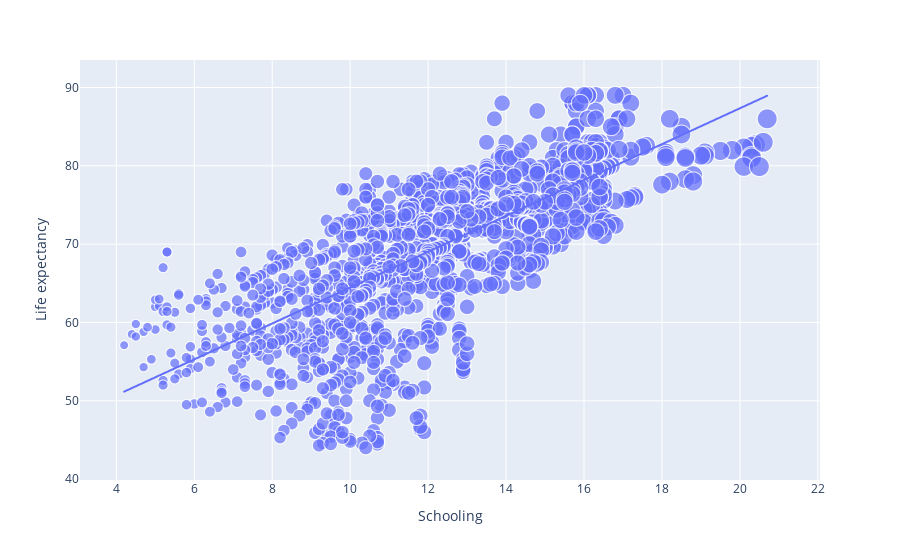

The cell this chart's notebook holds for it:
### Code cell
#LINEAR REGRESSION - 'Schooling' X 'Life expectancy' -----Strong Correlation-----

fig = px.scatter(data_frame = data, x = 'Schooling', y = 'Life expectancy', size = 'Schooling' , trendline = 'ols')
fig.show()

### Figure 1 — Plotly figure (JSON) as saved in the notebook; plotly's stock layout.template omitted (floating-point values rounded to 4 significant figures; data arrays with more than 128 entries replaced by an {"elided": "..."} marker saying what was removed)
{"data": [{"hovertemplate": "Schooling=%{marker.size}<br>Life expectancy=%{y}<extra></extra>", "legendgroup": "", "marker": {"color": "#636efa", "size": {"elided": "1649 float values"}, "sizemode": "area", "sizeref": 0.05175, "symbol": "circle"}, "mode": "markers", "name": "", "showlegend": false, "type": "scattergl", "x": {"elided": "1649 float values"}, "xaxis": "x", "y": {"elided": "1649 float values"}, "yaxis": "y"}, {"hovertemplate": "<b>OLS trendline</b><br>Life expectancy = 2.28979 * Schooling + 41.5503<br>R<sup>2</sup>=0.529445<br><br>Schooling=%{x}<br>Life expectancy=%{y} <b>(trend)</b><extra></extra>", "legendgroup": "", "marker": {"color": "#636efa", "symbol": "circle"}, "mode": "lines", "name": "", "showlegend": false, "type": "scattergl", "x": {"elided": "1649 float values"}, "xaxis": "x", "y": {"elided": "1649 float values"}, "yaxis": "y"}], "layout": {"autosize": true, "legend": {"itemsizing": "constant", "tracegroupgap": 0}, "margin": {"t": 60}, "xaxis": {"anchor": "y", "autorange": true, "domain": [0, 1], "range": [3.115, 21.96], "title": {"text": "Schooling"}, "type": "linear"}, "yaxis": {"anchor": "x", "autorange": true, "domain": [0, 1], "range": [38.21, 95.61], "title": {"text": "Life expectancy"}, "type": "linear"}}}
